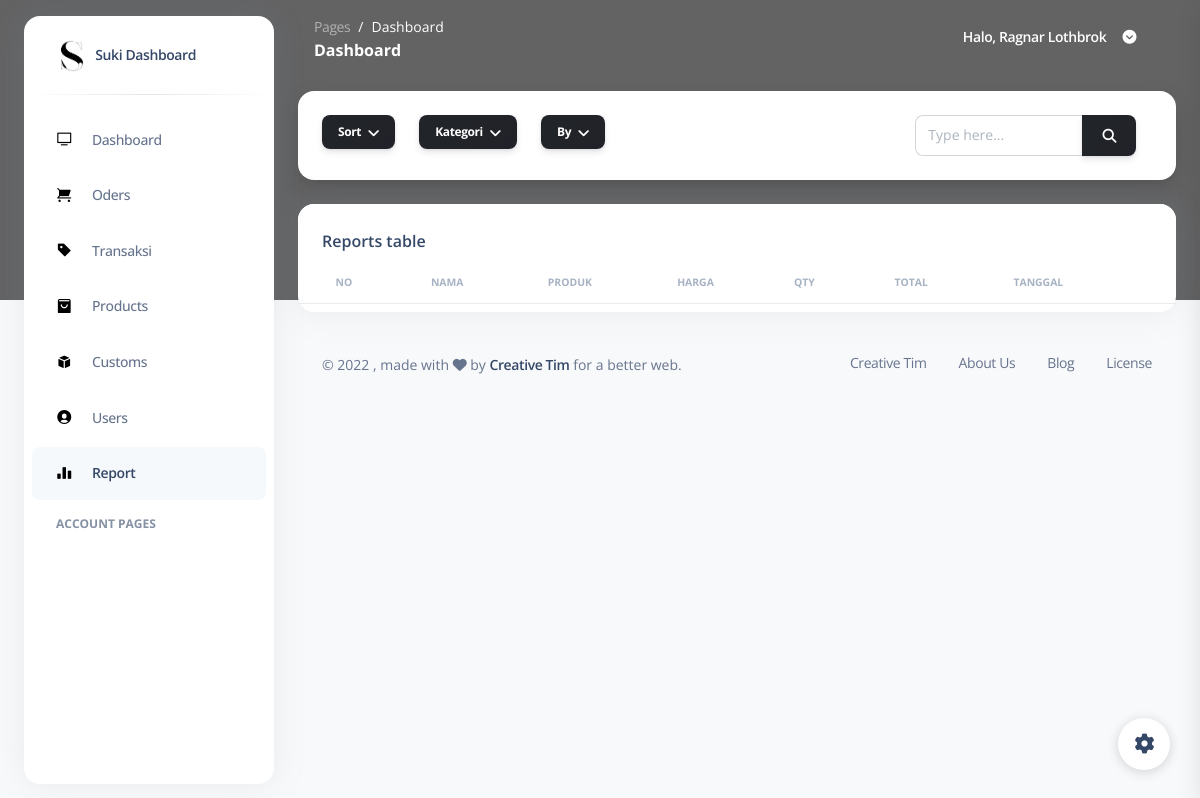
/pages/report.view.php, run on an earlier commit of the app's database.
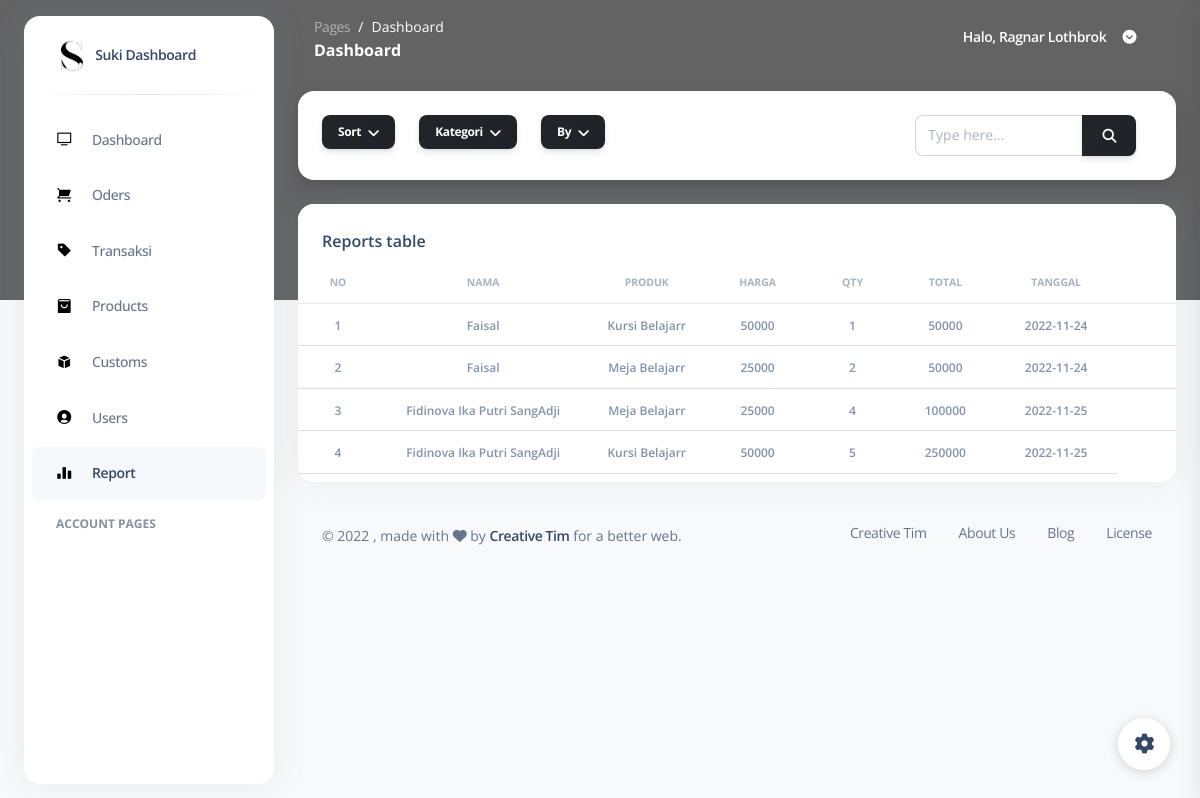
And on a later commit of the database.
### tables this page shows
CREATE TABLE `tb_detail_transaksi` (
  `id` int(2) NOT NULL,
  `id_transaksi` int(2) NOT NULL,
  `id_user` int(11) NOT NULL,
  `id_product` int(2) NOT NULL,
  `qty` int(3) NOT NULL
);

CREATE TABLE `tb_user` (
  `id` int(2) NOT NULL,
  `nama` varchar(50) NOT NULL,
  `foto` varchar(250) NOT NULL,
  `nohp` varchar(13) NOT NULL,
  `email` varchar(50) NOT NULL,
  `username` varchar(50) NOT NULL,
  `password` varchar(50) NOT NULL,
  `level` int(2) NOT NULL
);

CREATE TABLE `tb_product` (
  `id` int(2) NOT NULL,
  `nama` varchar(50) NOT NULL,
  `foto` varchar(250) NOT NULL,
  `harga` int(12) NOT NULL,
  `qty` int(3) NOT NULL,
  `kategori` int(2) NOT NULL,
  `deskripsi` varchar(1000) NOT NULL
);

CREATE TABLE `tb_transaksi` (
  `id` int(2) NOT NULL,
  `user_id` int(2) NOT NULL,
  `tanggal` date NOT NULL
);

### pages/report.view.php (the view, shortened to what the rows shown need)
<?php
require("./koneksi.php");
?>
<!DOCTYPE html>
<html lang="en">
<head>
  <link href="../assets/css/nucleo-icons.css" rel="stylesheet" />
  <link href="../assets/css/nucleo-svg.css" rel="stylesheet" />
  <link href="../assets/css/nucleo-svg.css" rel="stylesheet" />
  <link id="pagestyle" href="../assets/css/argon-dashboard.css" rel="stylesheet" />
</head>
<body class="g-sidenav-show bg-gray-100">
  <main class="main-content position-relative border-radius-lg">
    <div class="container-fluid py-4">
      <div class="row">
        <div class="col-12">
          <div class="card mb-4">
            <div class="card-body px-0 pt-0 pb-2">
              <div class="table-responsive p-0">
                <table class="table align-items-center mb-0">
                  <thead>
                    <tr>
                      <th class="text-center text-uppercase text-secondary text-xxs font-weight-bolder opacity-7">
                        No
                      </th>
                      <th class="text-center text-uppercase text-secondary text-xxs font-weight-bolder opacity-7">
                        Nama
                      </th>
                      <th class="text-center text-uppercase text-secondary text-xxs font-weight-bolder opacity-7">
                        Produk
                      </th>
                      <th class="text-center text-uppercase text-secondary text-xxs font-weight-bolder opacity-7">
                        Harga
                      </th>
                      <th class="text-center text-uppercase text-secondary text-xxs font-weight-bolder opacity-7">
                        Qty
                      </th>
                      <th class="text-center text-uppercase text-secondary text-xxs font-weight-bolder opacity-7">
                        Total
                      </th>
                      <th class="text-center text-uppercase text-secondary text-xxs font-weight-bolder opacity-7">
                        Tanggal
                      </th>
                      <th></th>
                    </tr>
                  </thead>
                  <?php
                  if (isset($_POST['caridata'])) {
                    $caringab = ("SELECT tb_product.id, tb_product.nama, tb_product.harga, tb_product.qty, tb_kategori.nama AS kategori FROM tb_product JOIN tb_kategori WHERE tb_product.kategori=tb_kategori.id and tb_product.nama LIKE '" . $_POST['data'] . "%'");
                    $result   = mysqli_query($koneksi, $caringab);
                  } elseif (isset($_POST['urutnama'])) {
                    $urutkannama = ("SELECT tb_product.id, tb_product.nama, tb_product.harga, tb_product.qty, tb_kategori.nama AS kategori FROM tb_product JOIN tb_kategori WHERE tb_product.kategori=tb_kategori.id order by tb_product.nama asc");
                    $result   = mysqli_query($koneksi, $urutkannama);
                  } elseif (isset($_POST['urutharga'])) {
                    $urutkanharga = ("SELECT tb_product.id, tb_product.foto,tb_product.nama, tb_product.harga, tb_product.qty, tb_kategori.nama AS kategori FROM tb_product JOIN tb_kategori WHERE tb_product.kategori=tb_kategori.id order by tb_product.harga asc");
                    $result   = mysqli_query($koneksi, $urutkanharga);
                  } elseif (isset($_POST['urutqty'])) {
                    $urutkanqty = ("SELECT tb_product.id, tb_product.foto,tb_product.nama, tb_product.harga, tb_product.qty, tb_kategori.nama AS kategori FROM tb_product JOIN tb_kategori WHERE tb_product.kategori=tb_kategori.id order by tb_product.qty asc");
                    $result   = mysqli_query($koneksi, $urutkanqty);
                  } elseif (isset($_POST['namaasc'])) {
                    $namaasc = ("SELECT tb_product.id,tb_product.foto, tb_product.nama, tb_product.harga, tb_product.qty, tb_kategori.nama AS kategori FROM tb_product JOIN tb_kategori WHERE tb_product.kategori=tb_kategori.id order by tb_product.nama asc");
                    $result   = mysqli_query($koneksi, $namaasc);
                  } elseif (isset($_POST['namadesc'])) {
                    $namadesc = ("SELECT tb_product.id,tb_product.foto,  tb_product.nama, tb_product.harga, tb_product.qty, tb_kategori.nama AS kategori FROM tb_product JOIN tb_kategori WHERE tb_product.kategori=tb_kategori.id order by tb_product.nama desc");
                    $result   = mysqli_query($koneksi, $namadesc);
                  } elseif (isset($_POST['hargaasc'])) {
                    $hargaasc = ("SELECT tb_product.id, tb_product.foto, tb_product.nama, tb_product.harga, tb_product.qty, tb_kategori.nama AS kategori FROM tb_product JOIN tb_kategori WHERE tb_product.kategori=tb_kategori.id order by tb_product.harga asc");
                    $result   = mysqli_query($koneksi, $hargaasc);
                  } elseif (isset($_POST['hargadesc'])) {
                    $hargadesc = ("SELECT tb_product.id, tb_product.foto, tb_product.nama, tb_product.harga, tb_product.qty, tb_kategori.nama AS kategori FROM tb_product JOIN tb_kategori WHERE tb_product.kategori=tb_kategori.id order by tb_product.harga desc");
                    $result   = mysqli_query($koneksi, $hargadesc);
                  } elseif (isset($_POST['qtyasc'])) {
                    $qtyasc = ("SELECT tb_product.id, tb_product.foto, tb_product.nama, tb_product.harga, tb_product.qty, tb_kategori.nama AS kategori FROM tb_product JOIN tb_kategori WHERE tb_product.kategori=tb_kategori.id order by tb_product.qty asc");
                    $result   = mysqli_query($koneksi, $qtyasc);
                  } elseif (isset($_POST['qtydesc'])) {
                    $qtydesc = ("SELECT tb_product.id, tb_product.foto, tb_product.nama, tb_product.harga, tb_product.qty, tb_kategori.nama AS kategori FROM tb_product JOIN tb_kategori WHERE tb_product.kategori=tb_kategori.id order by tb_product.qty desc");
                    $result   = mysqli_query($koneksi, $qtydesc);
                  } else {
                    $query  = "SELECT tb_user.nama, tb_product.nama AS produk, tb_product.harga , tb_detail_transaksi.qty, tb_product.harga * tb_detail_transaksi.qty AS total, tb_transaksi.tanggal FROM tb_detail_transaksi INNER JOIN tb_user ON tb_user.id=tb_detail_transaksi.id_user INNER JOIN tb_product ON tb_product.id=tb_detail_transaksi.id_product INNER JOIN tb_transaksi ON tb_transaksi.id=tb_detail_transaksi.id_transaksi";
                    $result = mysqli_query($koneksi, $query);
                  }
                  $no     = 1;
                  while ($row = mysqli_fetch_array($result)) {
                    $reportNama = $row['nama'];
                    $reportProduct = $row['produk'];
                    $reportHarga = $row['harga'];
                    $reportQty   = $row['qty'];
                    $reportTotal  = $row['total'];
                    $reportTanggal  = $row['tanggal'];
                  ?>
                    <tbody>
                      <tr>
                        <td class="align-middle text-center">
                          <span class="text-secondary text-xs font-weight-bold"><?php echo $no; ?></span>
                        </td>
                        <td class="align-middle text-center">
                          <span class="text-secondary text-xs font-weight-bold"><?php echo $reportNama; ?></span>
                        </td>
                        <td class="align-middle text-center">
                          <span class="text-secondary text-xs font-weight-bold"><?php echo $reportProduct; ?></span>
                        </td>
                        <td class="align-middle text-center">
                          <span class="text-secondary text-xs font-weight-bold"><?php echo $reportHarga; ?></span>
                        </td>
                        <td class="align-middle text-center">
                          <span class="text-secondary text-xs font-weight-bold"><?php echo $reportQty; ?></span>
                        </td>
                        <td class="align-middle text-center">
                          <span class="text-secondary text-xs font-weight-bold"><?php echo $reportTotal; ?></span>
                        </td>
                        <td class="align-middle text-center">
                          <span class="text-secondary text-xs font-weight-bold"><?php echo $reportTanggal; ?></span>
                        </td>
                      </tr>
              </div>
            <?php
                    $no++;
                  } ?>
            </table>
            </div>
          </div>
        </div>
      </div>
    </div>
    </div>
  </main>
</body>
</html>

What changed in the data, as far as the page shows it:
added tb_detail_transaksi: id_user.nama "Faisal", id_product.nama "Kursi Belajarr", id_product.harga "50000", qty "1", reportTotal "50000", id_transaksi.tanggal "2022-11-24"
added tb_detail_transaksi: id_user.nama "Faisal", id_product.nama "Meja Belajarr", id_product.harga "25000", qty "2", reportTotal "50000", id_transaksi.tanggal "2022-11-24"
added tb_detail_transaksi: id_user.nama "Fidinova Ika Putri SangAdji", id_product.nama "Meja Belajarr", id_product.harga "25000", qty "4", reportTotal "100000", id_transaksi.tanggal "2022-11-25"
added tb_detail_transaksi: id_user.nama "Fidinova Ika Putri SangAdji", id_product.nama "Kursi Belajarr", id_product.harga "50000", qty "5", reportTotal "250000", id_transaksi.tanggal "2022-11-25"
